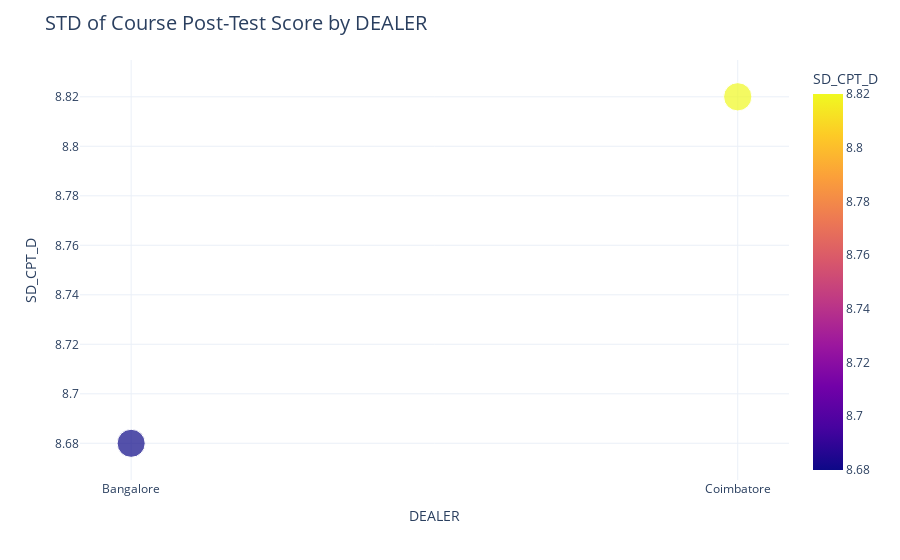

Notebook code for this chart:
### Code cell
# 按经销商维度统计课程完成数量标准差绘图
SD_CPT_D_df.dropna(inplace=True)
SD_CPT_D_df['size'] = SD_CPT_D_df['SD_CPT_D'] + 1

fig = go.Figure()
fig = px.scatter(SD_CPT_D_df, 
                 x='DEALER', 
                 y='SD_CPT_D',
                 color='SD_CPT_D',
                 size='size')
fig.update_layout(title='STD of Course Post-Test Score by Dealer',
                  title_font_size=20,
                  template='plotly_white',)
fig.write_image(r'figure/SD_CPT_D.png')
fig.show()

### Figure 1 — Plotly figure (JSON) as saved in the notebook; plotly's stock layout.template omitted (floating-point values rounded to 4 significant figures)
{"data": [{"hovertemplate": "DEALER=%{x}<br>SD_CPT_D=%{marker.color}<br>size=%{marker.size}<extra></extra>", "legendgroup": "", "marker": {"color": [8.68, 8.82], "coloraxis": "coloraxis", "size": [9.68, 9.82], "sizemode": "area", "sizeref": 0.02455, "symbol": "circle"}, "mode": "markers", "name": "", "orientation": "v", "showlegend": false, "type": "scatter", "x": ["Bangalore", "Coimbatore"], "xaxis": "x", "y": [8.68, 8.82], "yaxis": "y"}], "layout": {"coloraxis": {"colorbar": {"title": {"text": "SD_CPT_D"}}, "colorscale": [[0, "#0d0887"], [0.1111, "#46039f"], [0.2222, "#7201a8"], [0.3333, "#9c179e"], [0.4444, "#bd3786"], [0.5556, "#d8576b"], [0.6667, "#ed7953"], [0.7778, "#fb9f3a"], [0.8889, "#fdca26"], [1, "#f0f921"]]}, "legend": {"itemsizing": "constant", "tracegroupgap": 0}, "margin": {"t": 60}, "title": {"font": {"size": 20}, "text": "STD of Course Post-Test Score by DEALER"}, "xaxis": {"anchor": "y", "domain": [0, 1], "title": {"text": "DEALER"}}, "yaxis": {"anchor": "x", "domain": [0, 1], "title": {"text": "SD_CPT_D"}}}}
